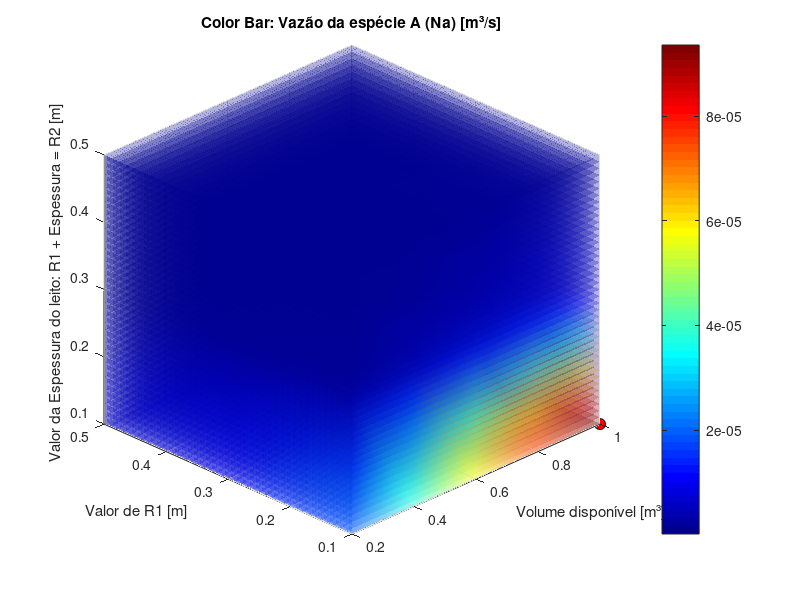

Reproduce this figure in MATLAB.
clc;
clear;

% Parâmetros físicos e geométricos
L = 10;
Dam = 0.0001;
Pa = 130000;
Rg = 8.314;
T = 298;

% Intervalos e passos
yinf = 0.1; ysup = 0.5; py = 0.2;
zinf = 0.1; zsup = 0.5; pz = 0.2;
xinf = 0.2; xsup = 1.0; px = 0.2;

pxs = 0.01; pys = 0.01; pzs = 0.01;

% Criando malha tridimensional
[x, y, z] = meshgrid(xinf:px:xsup, yinf:py:ysup, zinf:pz:zsup);
xslice = xinf:pxs:xsup;
yslice = yinf:pys:ysup;
zslice = zinf:pzs:zsup;

colormap(jet);

% Equação de fração vazia e tortuosidade
w = 40000.*(y + z) - 40000.*y ...
    - 36.114.*(log(max(1000*(y + z) + 0.21, eps)) - log(max(1000*y + 0.21, eps))) ...
    - 31.42857.*(log(max(9524.93271*(y + z) + 2.00011, eps)) ...
    - log(max(9524.93271*(y + z) - 9524.93271*y + 2.00011, eps)) ...
    + log(max(9524.93271*y + 0.00011, eps)));


% Cálculo da vazão
v = (2.*pi.*(x ./ (pi .* ((z + y).^2 - y.^2))) .* Pa .* Dam) ./ (Rg .* T .* (w + eps));

% Encontrar o ponto ótimo de vazão (máxima vazão)
[max_vazao, idx] = max(v(:));  % Encontrar o valor máximo de vazão
[x_max, y_max, z_max] = ind2sub(size(v), idx);  % Obter os índices do ponto máximo

% Mostrar as coordenadas e o valor da vazão
disp(['Ponto ótimo de vazão encontrado em:']);
disp(['x = ', num2str(x(x_max, y_max, z_max))]);
disp(['y = ', num2str(y(x_max, y_max, z_max))]);
disp(['z = ', num2str(z(x_max, y_max, z_max))]);
disp(['Vazão máxima: ', num2str(max_vazao)]);

% Plotagem dos slices 3D
s1 = slice(x, y, z, v, xslice, yslice, zslice);
set(s1, 'facealpha', 0.3); % Ajustando transparência
shading interp;
view(-45, 30);
colorbar;

% Adicionar marcador para o ponto ótimo de vazão
hold on;
plot3(x(x_max, y_max, z_max), y(x_max, y_max, z_max), z(x_max, y_max, z_max), 'ko', 'MarkerFaceColor', 'r', 'MarkerSize', 8);  % Marcador para o ponto ótimo

% Labels e título
xlabel("Volume disponível [m³]");
ylabel("Valor de R1 [m]");
zlabel("Valor da Espessura do leito: R1 + Espessura = R2 [m]");
title("Color Bar: Vazão da espécie A (Na) [m³/s]");

hold off;
